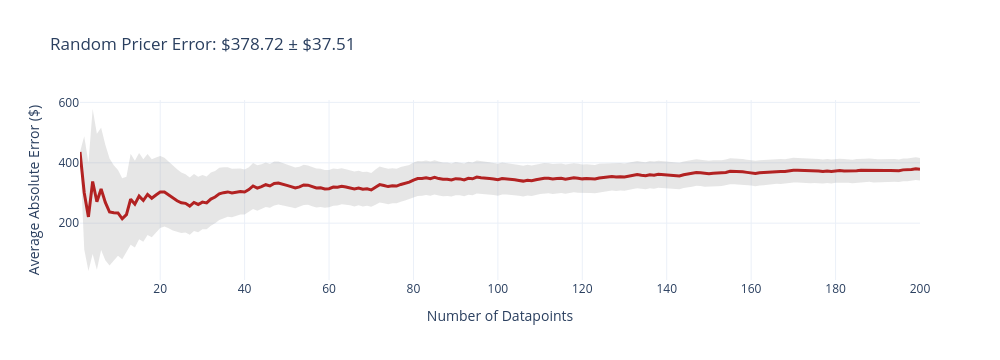
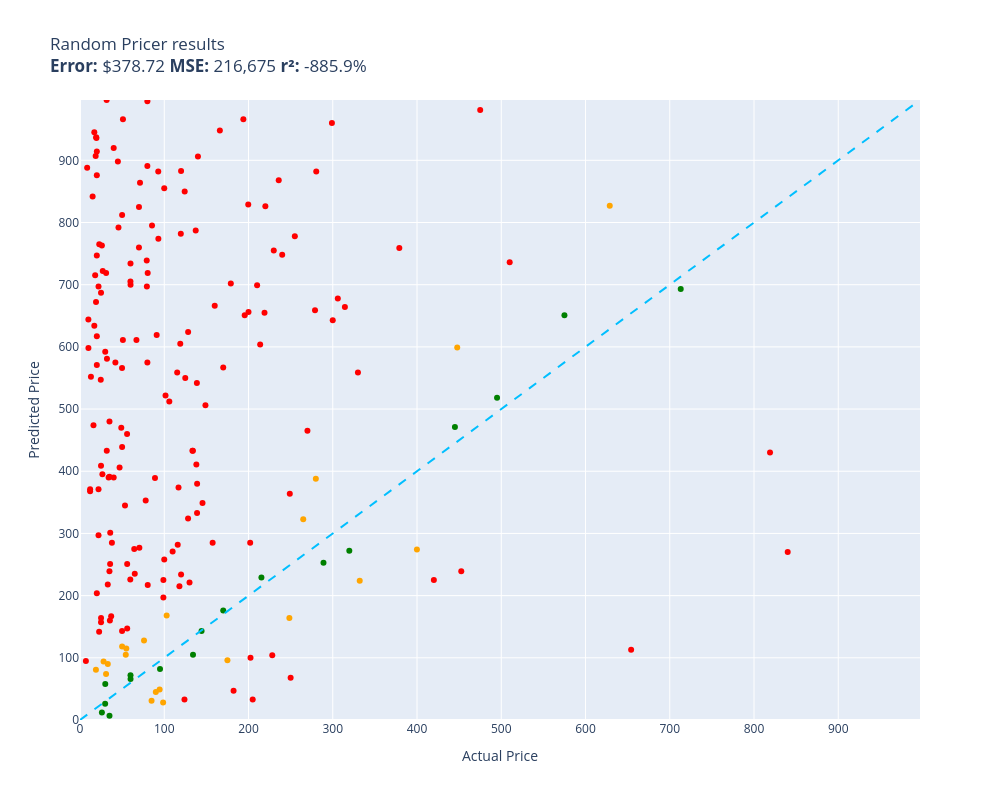

Notebook code cell kept with these figures, in order:
### Code cell
random.seed(42)
evaluate(random_pricer, test)

### Figure 1 — Plotly figure (JSON) as saved in the notebook; plotly's stock layout.template omitted (floating-point values rounded to 4 significant figures; data arrays with more than 128 entries replaced by an {"elided": "..."} marker saying what was removed)
{"data": [{"fill": "toself", "fillcolor": "rgba(128,128,128,0.2)", "hoverinfo": "skip", "line": {"color": "rgba(255,255,255,0)"}, "name": "95% CI", "showlegend": false, "type": "scatter", "x": {"elided": "400 int values"}, "y": {"elided": "400 float values"}}, {"customdata": {"elided": "200x1 float values"}, "hovertemplate": "n=%{x}<br>Avg Error=$%{y:,.2f}<br>±95% CI=$%{customdata[0]:,.2f}<extra></extra>", "line": {"color": "firebrick", "width": 3}, "mode": "lines", "name": "Cumulative Avg Error", "type": "scatter", "x": {"elided": "200 int values"}, "y": {"elided": "200 float values"}}], "layout": {"height": 360, "showlegend": false, "title": {"text": "Random Pricer Error: $378.72 ± $37.51"}, "width": 1000, "xaxis": {"title": {"text": "Number of Datapoints"}}, "yaxis": {"title": {"text": "Average Absolute Error ($)"}}}}

### Figure 2 — Plotly figure (JSON) as saved in the notebook; plotly's stock layout.template omitted (floating-point values rounded to 4 significant figures; data arrays with more than 128 entries replaced by an {"elided": "..."} marker saying what was removed)
{"data": [{"customdata": {"elided": "162x1 str values"}, "hovertemplate": "%{customdata[0]}<extra></extra>", "legendgroup": "red", "marker": {"color": "red", "size": 6, "symbol": "circle"}, "mode": "markers", "name": "red", "orientation": "v", "showlegend": true, "type": "scatter", "x": {"elided": "162 float values"}, "xaxis": "x", "y": {"elided": "162 int values"}, "yaxis": "y"}, {"customdata": [["NewPower99 Battery Kit for Samsung Galax...\nGuess=$115.00 Actual=$54.95"], ["Innovative Percussion CB-6 Chamois Bass ...\nGuess=$105.00 Actual=$54.32"], ["LOVE MEI Galaxy S10 Lite Case, Military ...\nGuess=$90.00 Actual=$32.98"], ["LD Products Compatible Toner Cartridge R...\nGuess=$118.00 Actual=$49.98"], ["HK SYSTEMS 13\" Heavy Duty Black \"Push\" O...\nGuess=$31.00 Actual=$84.95"], ["SKB iSeries 3i-13096-6KP Case for BlackM...\nGuess=$96.00 Actual=$174.99"], ["Bam Trekking 3027SB Single Black Clarine...\nGuess=$224.00 Actual=$332.00"], ["Aolemi Oil Rubbed Bronze Single Function...\nGuess=$28.00 Actual=$98.65"], ["Poison Spyder 10-08-020 Rocker Knocker\nGuess=$827.00 Actual=$628.76"], ["DIMARZIO 204284 DP 163FBK Blues Bucker G...\nGuess=$45.00 Actual=$89.99"], ["BESTILL Wall Mounted Shower Faucet Set, ...\nGuess=$128.00 Actual=$76.00"], ["Trail Gear Twin Stick Kit for Top Shift ...\nGuess=$388.00 Actual=$279.92"], ["Engine Thermostat, Replace 19301-PAA-306...\nGuess=$81.00 Actual=$18.89"], ["Canon Sure Shot 90u 35mm Date Camera\nGuess=$274.00 Actual=$399.89"], ["Wilkinson LOW GAUSS Vintage Tone Strat S...\nGuess=$74.00 Actual=$30.93"], ["GENUINE VOLVO THERMOSTAT (3.0, 3.2) S60 ...\nGuess=$168.00 Actual=$102.85"], ["APS iBoard (304 Stainless Steel Polished...\nGuess=$323.00 Actual=$264.95"], ["Steering Wheel, Carbon Fiber Automotive ...\nGuess=$599.00 Actual=$447.74"], ["Glovion Music Stand Light, Clip On Piano...\nGuess=$94.00 Actual=$27.99"], ["Intex River Run Connect Lounge (Four)\nGuess=$49.00 Actual=$94.49"], ["PowerSport Front Rear Brakes and Rotors ...\nGuess=$164.00 Actual=$248.51"]], "hovertemplate": "%{customdata[0]}<extra></extra>", "legendgroup": "orange", "marker": {"color": "orange", "size": 6, "symbol": "circle"}, "mode": "markers", "name": "orange", "orientation": "v", "showlegend": true, "type": "scatter", "x": [54.95, 54.32, 32.98, 49.98, 84.95, 175.0, 332.0, 98.65, 628.8, 89.99, 76.0, 279.9, 18.89, 399.9, 30.93, 102.8, 264.9, 447.7, 27.99, 94.49, 248.5], "xaxis": "x", "y": [115, 105, 90, 118, 31, 96, 224, 28, 827, 45, 128, 388, 81, 274, 74, 168, 323, 599, 94, 49, 164], "yaxis": "y"}, {"customdata": [["Stand for Raven Pro Document Scanner - P...\nGuess=$26.00 Actual=$29.85"], ["SuppliesOutlet Compatible Toner Cartridg...\nGuess=$143.00 Actual=$144.29"], ["ACDelco GM Original Equipment FW339 Fron...\nGuess=$229.00 Actual=$215.33"], ["Bam France 2002XL Contoured Hightech Bla...\nGuess=$693.00 Actual=$713.00"], ["Mini PC, Kinupute Desktop Computer E3-12...\nGuess=$518.00 Actual=$495.00"], ["Mylites+ Standard Comic Book Mylar Sleev...\nGuess=$7.00 Actual=$34.99"], ["Diversitech WG840585 Motor, (Ddb) 1/3Hp,...\nGuess=$105.00 Actual=$134.12"], ["Lighted Triangle Mirror Cabinet Bathroom...\nGuess=$471.00 Actual=$445.00"], ["LEGO Marvel Avengers War Machine Buster ...\nGuess=$72.00 Actual=$59.95"], ["Trim Kit for 2-handle Shower & Tub Valve...\nGuess=$82.00 Actual=$94.99"], ["Walker Exhaust Ultra EPA 16478 Direct Fi...\nGuess=$651.00 Actual=$574.99"], ["Ibanez M510OVS Acoustic Mandolin in Vint...\nGuess=$176.00 Actual=$169.99"], ["AZX Stylus Pencil for Apple iPad Pro 202...\nGuess=$58.00 Actual=$29.99"], ["Venom Power Terra Hunter R/T+ R/T All-Te...\nGuess=$272.00 Actual=$319.65"], ["Audio Techinca ATW-T1002 System 10 Handh...\nGuess=$253.00 Actual=$289.00"], ["Fender Hendrix Voodoo Child Coiled Instr...\nGuess=$66.00 Actual=$59.99"], ["NICKSTON Red Sparkling Glitter Slim Band...\nGuess=$12.00 Actual=$25.99"]], "hovertemplate": "%{customdata[0]}<extra></extra>", "legendgroup": "green", "marker": {"color": "green", "size": 6, "symbol": "circle"}, "mode": "markers", "name": "green", "orientation": "v", "showlegend": true, "type": "scatter", "x": [29.85, 144.3, 215.3, 713.0, 495.0, 34.99, 134.1, 445.0, 59.95, 94.99, 575.0, 170.0, 29.99, 319.6, 289.0, 59.99, 25.99], "xaxis": "x", "y": [26, 143, 229, 693, 518, 7, 105, 471, 72, 82, 651, 176, 58, 272, 253, 66, 12], "yaxis": "y"}, {"hoverinfo": "skip", "line": {"color": "deepskyblue", "dash": "dash", "width": 2}, "mode": "lines", "name": "y = x", "showlegend": false, "type": "scatter", "x": [0, 997], "y": [0, 997]}], "layout": {"height": 800, "legend": {"title": {"text": "color"}, "tracegroupgap": 0}, "showlegend": false, "title": {"text": "Random Pricer results<br><b>Error:</b> $378.72 <b>MSE:</b> 216,675 <b>r²:</b> -885.9%"}, "width": 1000, "xaxis": {"anchor": "y", "domain": [0, 1], "range": [0, 997], "title": {"text": "Actual Price"}}, "yaxis": {"anchor": "x", "domain": [0, 1], "range": [0, 997], "title": {"text": "Predicted Price"}}}}
